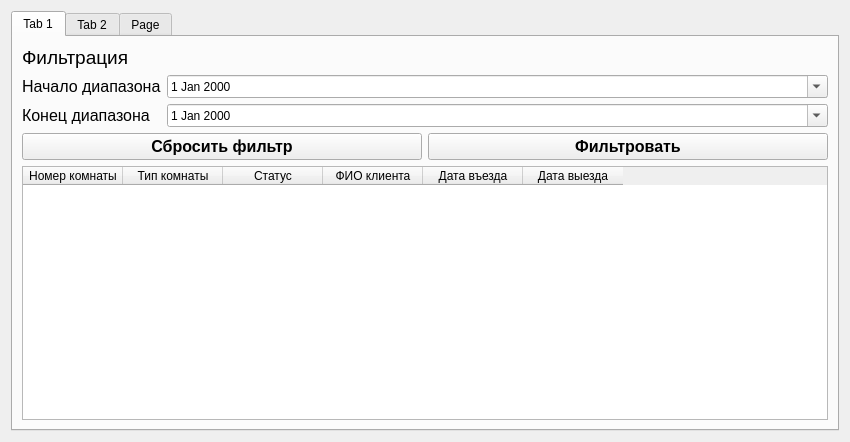
<?xml version="1.0" encoding="UTF-8"?>
<ui version="4.0">
 <class>Form</class>
 <widget class="QWidget" name="Form">
  <property name="geometry">
   <rect>
    <x>0</x>
    <y>0</y>
    <width>850</width>
    <height>442</height>
   </rect>
  </property>
  <property name="windowTitle">
   <string>Окно админа</string>
  </property>
  <layout class="QVBoxLayout" name="verticalLayout">
   <item>
    <widget class="QTabWidget" name="tabWidget">
     <property name="currentIndex">
      <number>0</number>
     </property>
     <widget class="QWidget" name="reservation">
      <attribute name="title">
       <string>Tab 1</string>
      </attribute>
      <layout class="QVBoxLayout" name="verticalLayout_3">
       <item>
        <layout class="QVBoxLayout" name="verticalLayout_2">
         <item>
          <widget class="QLabel" name="filter_label">
           <property name="font">
            <font>
             <pointsize>14</pointsize>
            </font>
           </property>
           <property name="text">
            <string>Фильтрация</string>
           </property>
          </widget>
         </item>
         <item>
          <layout class="QFormLayout" name="dates_layout">
           <item row="0" column="1">
            <widget class="QDateEdit" name="check_in_date">
             <property name="calendarPopup">
              <bool>true</bool>
             </property>
            </widget>
           </item>
           <item row="0" column="0">
            <widget class="QLabel" name="check_in_label">
             <property name="font">
              <font>
               <pointsize>12</pointsize>
              </font>
             </property>
             <property name="text">
              <string>Начало диапазона</string>
             </property>
            </widget>
           </item>
           <item row="1" column="0">
            <widget class="QLabel" name="check_out_label">
             <property name="font">
              <font>
               <pointsize>12</pointsize>
              </font>
             </property>
             <property name="text">
              <string>Конец диапазона</string>
             </property>
            </widget>
           </item>
           <item row="1" column="1">
            <widget class="QDateEdit" name="check_out_date">
             <property name="calendarPopup">
              <bool>true</bool>
             </property>
            </widget>
           </item>
          </layout>
         </item>
         <item>
          <layout class="QHBoxLayout" name="horizontalLayout">
           <item>
            <widget class="QPushButton" name="reset_filter_button">
             <property name="font">
              <font>
               <pointsize>12</pointsize>
               <weight>75</weight>
               <bold>true</bold>
              </font>
             </property>
             <property name="text">
              <string>Сбросить фильтр</string>
             </property>
            </widget>
           </item>
           <item>
            <widget class="QPushButton" name="filter_button">
             <property name="font">
              <font>
               <pointsize>12</pointsize>
               <weight>75</weight>
               <italic>false</italic>
               <bold>true</bold>
               <strikeout>false</strikeout>
              </font>
             </property>
             <property name="text">
              <string>Фильтровать</string>
             </property>
            </widget>
           </item>
          </layout>
         </item>
         <item>
          <widget class="QTableWidget" name="tableWidget">
           <column>
            <property name="text">
             <string>Номер комнаты</string>
            </property>
           </column>
           <column>
            <property name="text">
             <string>Тип комнаты</string>
            </property>
           </column>
           <column>
            <property name="text">
             <string>Статус</string>
            </property>
           </column>
           <column>
            <property name="text">
             <string>ФИО клиента</string>
            </property>
           </column>
           <column>
            <property name="text">
             <string>Дата въезда</string>
            </property>
           </column>
           <column>
            <property name="text">
             <string>Дата выезда</string>
            </property>
           </column>
          </widget>
         </item>
        </layout>
       </item>
      </layout>
     </widget>
     <widget class="QWidget" name="clients">
      <attribute name="title">
       <string>Tab 2</string>
      </attribute>
      <layout class="QVBoxLayout" name="verticalLayout_5">
       <item>
        <layout class="QVBoxLayout" name="verticalLayout_4">
         <item alignment="Qt::AlignHCenter|Qt::AlignTop">
          <widget class="QLabel" name="client_title">
           <property name="font">
            <font>
             <pointsize>14</pointsize>
             <weight>75</weight>
             <bold>true</bold>
            </font>
           </property>
           <property name="text">
            <string>Клиенты</string>
           </property>
          </widget>
         </item>
         <item>
          <layout class="QFormLayout" name="formLayout">
           <property name="sizeConstraint">
            <enum>QLayout::SetDefaultConstraint</enum>
           </property>
           <item row="1" column="0">
            <widget class="QLabel" name="name_label">
             <property name="font">
              <font>
               <pointsize>12</pointsize>
              </font>
             </property>
             <property name="text">
              <string>Имя:</string>
             </property>
            </widget>
           </item>
           <item row="1" column="1">
            <widget class="QLineEdit" name="name_edit"/>
           </item>
           <item row="2" column="0">
            <widget class="QLabel" name="last_name_label">
             <property name="font">
              <font>
               <pointsize>12</pointsize>
              </font>
             </property>
             <property name="text">
              <string>Фамилия:</string>
             </property>
            </widget>
           </item>
           <item row="2" column="1">
            <widget class="QLineEdit" name="last_name_edit"/>
           </item>
           <item row="3" column="0">
            <widget class="QLabel" name="middle_name_label">
             <property name="font">
              <font>
               <pointsize>12</pointsize>
              </font>
             </property>
             <property name="text">
              <string>Отчество:</string>
             </property>
            </widget>
           </item>
           <item row="3" column="1">
            <widget class="QLineEdit" name="middle_name_edit"/>
           </item>
           <item row="4" column="0">
            <widget class="QLabel" name="passport_series_label">
             <property name="font">
              <font>
               <pointsize>12</pointsize>
              </font>
             </property>
             <property name="text">
              <string>Серия паспорта:</string>
             </property>
            </widget>
           </item>
           <item row="4" column="1">
            <widget class="QSpinBox" name="passport_series_spinbox">
             <property name="minimum">
              <number>1000</number>
             </property>
             <property name="maximum">
              <number>9999</number>
             </property>
            </widget>
           </item>
           <item row="5" column="0">
            <widget class="QLabel" name="passport_number_label">
             <property name="font">
              <font>
               <pointsize>12</pointsize>
              </font>
             </property>
             <property name="text">
              <string>Номер паспорта:</string>
             </property>
            </widget>
           </item>
           <item row="5" column="1">
            <widget class="QSpinBox" name="passport_number_spinbox">
             <property name="minimum">
              <number>100000</number>
             </property>
             <property name="maximum">
              <number>999999</number>
             </property>
            </widget>
           </item>
           <item row="6" column="0">
            <widget class="QLabel" name="cause_visit_label">
             <property name="font">
              <font>
               <pointsize>12</pointsize>
              </font>
             </property>
             <property name="text">
              <string>Цель приезда:</string>
             </property>
            </widget>
           </item>
           <item row="6" column="1">
            <widget class="QLineEdit" name="cause_visit_edit"/>
           </item>
          </layout>
         </item>
         <item alignment="Qt::AlignHCenter">
          <widget class="QPushButton" name="add_client_button">
           <property name="font">
            <font>
             <pointsize>12</pointsize>
            </font>
           </property>
           <property name="text">
            <string>Добавить клиента</string>
           </property>
          </widget>
         </item>
         <item>
          <widget class="QTableWidget" name="client_table">
           <column>
            <property name="text">
             <string>Имя</string>
            </property>
           </column>
           <column>
            <property name="text">
             <string>Фамилия</string>
            </property>
           </column>
           <column>
            <property name="text">
             <string>Отчество</string>
            </property>
           </column>
           <column>
            <property name="text">
             <string>Серия паспорта</string>
            </property>
           </column>
           <column>
            <property name="text">
             <string>Номер паспорта</string>
            </property>
           </column>
           <column>
            <property name="text">
             <string>Цель приезда</string>
            </property>
           </column>
          </widget>
         </item>
        </layout>
       </item>
      </layout>
     </widget>
     <widget class="QWidget" name="tab">
      <attribute name="title">
       <string>Page</string>
      </attribute>
     </widget>
    </widget>
   </item>
  </layout>
 </widget>
 <resources/>
 <connections/>
</ui>
